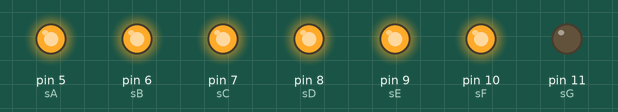
Recording of a sketch running on a simulated Arduino Uno, built with avr-gcc and run on an emulated ATmega328P. Shown: output pins drawn as LEDs (lit = HIGH).

Above: at 0.1 s.
At 1.1 s:
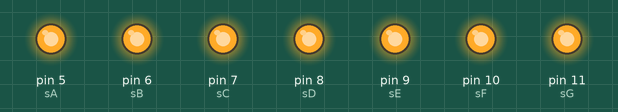
Timing chart, 0 to 2.6 s (numbered marks = the images above):
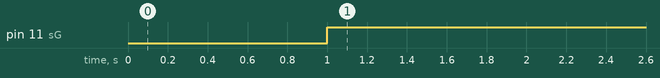

Measured:
- by itself, pin 11 (sG): LOW → HIGH at 1.0 s

The sketch:

Display_7_segments.ino
```cpp
/************************************************************************
**                                                                     **
**                        Descripció programa                          **
**                                                                     **
/***********************************************************************/

//******  Inculdes  *****************************************************


//******  Variables  ****************************************************
 const int sA = 5;
  const int sB = 6;
  const int sC = 7;
  const int sD = 8;
  const int sE = 9;
  const int sF = 10;
  const int sG = 11;
  int pausa = 500;
//******  Setup  ********************************************************
void setup(){

  pinMode(sA, OUTPUT);
  pinMode(sB, OUTPUT);
  pinMode(sC, OUTPUT);
  pinMode(sD, OUTPUT);
  pinMode(sE, OUTPUT);
  pinMode(sF, OUTPUT);
  pinMode(sG, OUTPUT);

digitalWrite(sA,HIGH);
digitalWrite(sB,HIGH);
digitalWrite(sC,HIGH);
digitalWrite(sD,HIGH);
digitalWrite(sE,HIGH);
digitalWrite(sF,HIGH);
digitalWrite(sG,LOW);

delay(pausa);
 }

//******  Loop  *********************************************************
void loop(){

digitalWrite(sB,HIGH);
digitalWrite(sC,HIGH);

delay(pausa);

digitalWrite(sA,HIGH);
digitalWrite(sB,HIGH);
digitalWrite(sD,HIGH);
digitalWrite(sE,HIGH);
digitalWrite(sG,HIGH);

delay(pausa);

digitalWrite(sA,HIGH);
digitalWrite(sB,HIGH);
digitalWrite(sC,HIGH);
digitalWrite(sD,HIGH);
digitalWrite(sG,HIGH);

delay(pausa);

digitalWrite(sB,HIGH);
digitalWrite(sC,HIGH);
digitalWrite(sF,HIGH);
digitalWrite(sG,HIGH);

delay(pausa);

digitalWrite(sA,HIGH);
digitalWrite(sC,HIGH);
digitalWrite(sD,HIGH);
digitalWrite(sF,HIGH);
digitalWrite(sG,HIGH);

delay(pausa);

digitalWrite(sC,HIGH);
digitalWrite(sD,HIGH);
digitalWrite(sE,HIGH);
digitalWrite(sF,HIGH);
digitalWrite(sG,HIGH);

delay(pausa);

digitalWrite(sA,HIGH);
digitalWrite(sB,HIGH);
digitalWrite(sC,HIGH);

delay(pausa);

digitalWrite(sA,HIGH);
digitalWrite(sB,HIGH);
digitalWrite(sC,HIGH);
digitalWrite(sD,HIGH);
digitalWrite(sE,HIGH);
digitalWrite(sF,HIGH);
digitalWrite(sG,HIGH);

delay(pausa);

digitalWrite(sA,HIGH);
digitalWrite(sB,HIGH);
digitalWrite(sC,HIGH);
digitalWrite(sF,HIGH);
digitalWrite(sG,HIGH);

delay(pausa);

}
```
